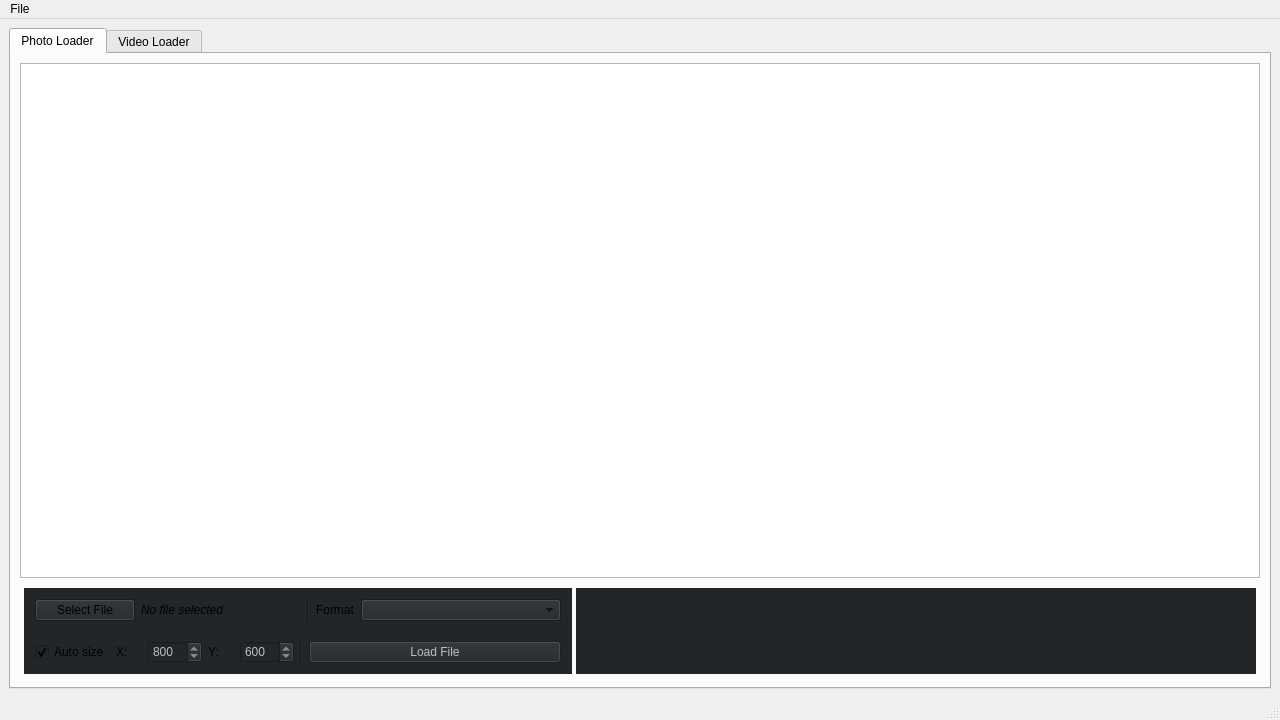
<?xml version="1.0" encoding="UTF-8"?>
<ui version="4.0">
 <class>QtObjectDetector</class>
 <widget class="QMainWindow" name="QtObjectDetector">
  <property name="geometry">
   <rect>
    <x>0</x>
    <y>0</y>
    <width>1280</width>
    <height>720</height>
   </rect>
  </property>
  <property name="windowTitle">
   <string>QtObjectDetector</string>
  </property>
  <widget class="QWidget" name="centralwidget">
   <layout class="QGridLayout" name="gridLayout_2">
    <item row="0" column="0">
     <layout class="QGridLayout" name="gridLayout">
      <item row="0" column="0">
       <widget class="QTabWidget" name="tabWidget">
        <property name="currentIndex">
         <number>0</number>
        </property>
        <widget class="QWidget" name="tab_PhotoLoader">
         <attribute name="title">
          <string>Photo Loader</string>
         </attribute>
         <layout class="QGridLayout" name="gridLayout_3">
          <item row="1" column="0">
           <widget class="QWidget" name="widget" native="true">
            <layout class="QGridLayout" name="gridLayout_5">
             <property name="leftMargin">
              <number>4</number>
             </property>
             <property name="topMargin">
              <number>4</number>
             </property>
             <property name="rightMargin">
              <number>4</number>
             </property>
             <property name="bottomMargin">
              <number>4</number>
             </property>
             <property name="spacing">
              <number>4</number>
             </property>
             <item row="0" column="1">
              <widget class="QWidget" name="widget_6" native="true">
               <property name="styleSheet">
                <string notr="true">background-color: rgb(35, 38, 41);</string>
               </property>
               <layout class="QVBoxLayout" name="verticalLayout_2">
                <property name="spacing">
                 <number>2</number>
                </property>
                <property name="leftMargin">
                 <number>2</number>
                </property>
                <property name="topMargin">
                 <number>2</number>
                </property>
                <property name="rightMargin">
                 <number>2</number>
                </property>
                <property name="bottomMargin">
                 <number>2</number>
                </property>
                <item>
                 <widget class="QWidget" name="widget_7" native="true">
                  <layout class="QHBoxLayout" name="horizontalLayout_3">
                   <item>
                    <spacer name="horizontalSpacer_3">
                     <property name="orientation">
                      <enum>Qt::Horizontal</enum>
                     </property>
                     <property name="sizeHint" stdset="0">
                      <size>
                       <width>274</width>
                       <height>20</height>
                      </size>
                     </property>
                    </spacer>
                   </item>
                  </layout>
                 </widget>
                </item>
                <item>
                 <widget class="QWidget" name="widget_8" native="true">
                  <layout class="QHBoxLayout" name="horizontalLayout_4">
                   <item>
                    <spacer name="horizontalSpacer_4">
                     <property name="orientation">
                      <enum>Qt::Horizontal</enum>
                     </property>
                     <property name="sizeHint" stdset="0">
                      <size>
                       <width>274</width>
                       <height>20</height>
                      </size>
                     </property>
                    </spacer>
                   </item>
                  </layout>
                 </widget>
                </item>
               </layout>
              </widget>
             </item>
             <item row="0" column="0">
              <widget class="QWidget" name="widget_5" native="true">
               <property name="sizePolicy">
                <sizepolicy hsizetype="Minimum" vsizetype="Minimum">
                 <horstretch>0</horstretch>
                 <verstretch>0</verstretch>
                </sizepolicy>
               </property>
               <property name="styleSheet">
                <string notr="true">background-color: rgb(35, 38, 41);</string>
               </property>
               <layout class="QVBoxLayout" name="verticalLayout">
                <property name="spacing">
                 <number>2</number>
                </property>
                <property name="leftMargin">
                 <number>2</number>
                </property>
                <property name="topMargin">
                 <number>2</number>
                </property>
                <property name="rightMargin">
                 <number>2</number>
                </property>
                <property name="bottomMargin">
                 <number>2</number>
                </property>
                <item>
                 <widget class="QWidget" name="widget_2" native="true">
                  <layout class="QHBoxLayout" name="horizontalLayout">
                   <item>
                    <widget class="QPushButton" name="selectFileButton">
                     <property name="sizePolicy">
                      <sizepolicy hsizetype="Minimum" vsizetype="Fixed">
                       <horstretch>0</horstretch>
                       <verstretch>0</verstretch>
                      </sizepolicy>
                     </property>
                     <property name="minimumSize">
                      <size>
                       <width>100</width>
                       <height>0</height>
                      </size>
                     </property>
                     <property name="text">
                      <string>Select File</string>
                     </property>
                    </widget>
                   </item>
                   <item>
                    <widget class="QLabel" name="fileNameLabel">
                     <property name="sizePolicy">
                      <sizepolicy hsizetype="Minimum" vsizetype="Preferred">
                       <horstretch>0</horstretch>
                       <verstretch>0</verstretch>
                      </sizepolicy>
                     </property>
                     <property name="minimumSize">
                      <size>
                       <width>160</width>
                       <height>0</height>
                      </size>
                     </property>
                     <property name="maximumSize">
                      <size>
                       <width>160</width>
                       <height>16777215</height>
                      </size>
                     </property>
                     <property name="font">
                      <font>
                       <italic>true</italic>
                      </font>
                     </property>
                     <property name="text">
                      <string>No file selected</string>
                     </property>
                    </widget>
                   </item>
                   <item>
                    <widget class="Line" name="line">
                     <property name="orientation">
                      <enum>Qt::Vertical</enum>
                     </property>
                    </widget>
                   </item>
                   <item>
                    <widget class="QLabel" name="label_2">
                     <property name="text">
                      <string>Format</string>
                     </property>
                    </widget>
                   </item>
                   <item>
                    <widget class="QComboBox" name="formatListComboBox">
                     <property name="sizePolicy">
                      <sizepolicy hsizetype="Minimum" vsizetype="Fixed">
                       <horstretch>0</horstretch>
                       <verstretch>0</verstretch>
                      </sizepolicy>
                     </property>
                     <property name="minimumSize">
                      <size>
                       <width>200</width>
                       <height>0</height>
                      </size>
                     </property>
                    </widget>
                   </item>
                  </layout>
                 </widget>
                </item>
                <item>
                 <widget class="QWidget" name="widget_4" native="true">
                  <layout class="QHBoxLayout" name="horizontalLayout_2">
                   <item>
                    <widget class="QCheckBox" name="autoSizeCheckBox">
                     <property name="text">
                      <string>Auto size</string>
                     </property>
                     <property name="checked">
                      <bool>true</bool>
                     </property>
                    </widget>
                   </item>
                   <item>
                    <widget class="QLabel" name="label_3">
                     <property name="text">
                      <string>X:</string>
                     </property>
                    </widget>
                   </item>
                   <item>
                    <widget class="QSpinBox" name="xSpinBox">
                     <property name="enabled">
                      <bool>false</bool>
                     </property>
                     <property name="sizePolicy">
                      <sizepolicy hsizetype="Minimum" vsizetype="Fixed">
                       <horstretch>0</horstretch>
                       <verstretch>0</verstretch>
                      </sizepolicy>
                     </property>
                     <property name="maximum">
                      <number>9999</number>
                     </property>
                     <property name="value">
                      <number>800</number>
                     </property>
                    </widget>
                   </item>
                   <item>
                    <widget class="QLabel" name="label_4">
                     <property name="text">
                      <string>Y:</string>
                     </property>
                    </widget>
                   </item>
                   <item>
                    <widget class="QSpinBox" name="ySpinBox">
                     <property name="enabled">
                      <bool>false</bool>
                     </property>
                     <property name="sizePolicy">
                      <sizepolicy hsizetype="Minimum" vsizetype="Fixed">
                       <horstretch>0</horstretch>
                       <verstretch>0</verstretch>
                      </sizepolicy>
                     </property>
                     <property name="maximum">
                      <number>9999</number>
                     </property>
                     <property name="value">
                      <number>600</number>
                     </property>
                    </widget>
                   </item>
                   <item>
                    <widget class="Line" name="line_2">
                     <property name="orientation">
                      <enum>Qt::Vertical</enum>
                     </property>
                    </widget>
                   </item>
                   <item>
                    <widget class="QPushButton" name="loadFilePushButton">
                     <property name="enabled">
                      <bool>false</bool>
                     </property>
                     <property name="sizePolicy">
                      <sizepolicy hsizetype="Minimum" vsizetype="Fixed">
                       <horstretch>0</horstretch>
                       <verstretch>0</verstretch>
                      </sizepolicy>
                     </property>
                     <property name="minimumSize">
                      <size>
                       <width>252</width>
                       <height>0</height>
                      </size>
                     </property>
                     <property name="text">
                      <string>Load File</string>
                     </property>
                    </widget>
                   </item>
                  </layout>
                 </widget>
                </item>
               </layout>
              </widget>
             </item>
            </layout>
           </widget>
          </item>
          <item row="0" column="0">
           <widget class="QGraphicsView" name="graphicsView_PhotoLoader">
            <property name="font">
             <font>
              <italic>true</italic>
             </font>
            </property>
           </widget>
          </item>
         </layout>
        </widget>
        <widget class="QWidget" name="tab_VideoLoader">
         <attribute name="title">
          <string>Video Loader</string>
         </attribute>
         <layout class="QGridLayout" name="gridLayout_4">
          <item row="0" column="0">
           <widget class="QGraphicsView" name="graphicsView_VideoLoader">
            <property name="enabled">
             <bool>true</bool>
            </property>
           </widget>
          </item>
          <item row="1" column="0">
           <widget class="QWidget" name="widget_3" native="true">
            <layout class="QGridLayout" name="gridLayout_6">
             <item row="0" column="0">
              <widget class="QWidget" name="widget_9" native="true">
               <property name="sizePolicy">
                <sizepolicy hsizetype="Minimum" vsizetype="Minimum">
                 <horstretch>0</horstretch>
                 <verstretch>0</verstretch>
                </sizepolicy>
               </property>
               <property name="styleSheet">
                <string notr="true">background-color: rgb(35, 38, 41);</string>
               </property>
               <layout class="QVBoxLayout" name="verticalLayout_3">
                <property name="spacing">
                 <number>2</number>
                </property>
                <property name="leftMargin">
                 <number>2</number>
                </property>
                <property name="topMargin">
                 <number>2</number>
                </property>
                <property name="rightMargin">
                 <number>2</number>
                </property>
                <property name="bottomMargin">
                 <number>2</number>
                </property>
                <item>
                 <widget class="QWidget" name="widget_10" native="true">
                  <layout class="QHBoxLayout" name="horizontalLayout_5">
                   <item>
                    <widget class="QPushButton" name="pushButton_SelectVideo">
                     <property name="sizePolicy">
                      <sizepolicy hsizetype="Minimum" vsizetype="Fixed">
                       <horstretch>0</horstretch>
                       <verstretch>0</verstretch>
                      </sizepolicy>
                     </property>
                     <property name="minimumSize">
                      <size>
                       <width>100</width>
                       <height>0</height>
                      </size>
                     </property>
                     <property name="text">
                      <string>Select Video</string>
                     </property>
                    </widget>
                   </item>
                   <item>
                    <widget class="QLabel" name="label_videoName">
                     <property name="sizePolicy">
                      <sizepolicy hsizetype="Minimum" vsizetype="Preferred">
                       <horstretch>0</horstretch>
                       <verstretch>0</verstretch>
                      </sizepolicy>
                     </property>
                     <property name="minimumSize">
                      <size>
                       <width>160</width>
                       <height>0</height>
                      </size>
                     </property>
                     <property name="maximumSize">
                      <size>
                       <width>160</width>
                       <height>16777215</height>
                      </size>
                     </property>
                     <property name="font">
                      <font>
                       <italic>true</italic>
                      </font>
                     </property>
                     <property name="text">
                      <string>No file selected</string>
                     </property>
                    </widget>
                   </item>
                   <item>
                    <widget class="Line" name="line_3">
                     <property name="orientation">
                      <enum>Qt::Vertical</enum>
                     </property>
                    </widget>
                   </item>
                   <item>
                    <widget class="QLabel" name="label_5">
                     <property name="text">
                      <string>Format</string>
                     </property>
                    </widget>
                   </item>
                   <item>
                    <widget class="QComboBox" name="formatListComboBox_2">
                     <property name="sizePolicy">
                      <sizepolicy hsizetype="Minimum" vsizetype="Fixed">
                       <horstretch>0</horstretch>
                       <verstretch>0</verstretch>
                      </sizepolicy>
                     </property>
                     <property name="minimumSize">
                      <size>
                       <width>200</width>
                       <height>0</height>
                      </size>
                     </property>
                    </widget>
                   </item>
                   <item>
                    <widget class="QPushButton" name="pushButton_LoadVideo">
                     <property name="enabled">
                      <bool>false</bool>
                     </property>
                     <property name="text">
                      <string>Load Video</string>
                     </property>
                    </widget>
                   </item>
                  </layout>
                 </widget>
                </item>
                <item>
                 <widget class="QWidget" name="widget_11" native="true">
                  <layout class="QHBoxLayout" name="horizontalLayout_6">
                   <item>
                    <widget class="QCheckBox" name="checkBox_LiveCamera">
                     <property name="enabled">
                      <bool>false</bool>
                     </property>
                     <property name="text">
                      <string>Live Camera</string>
                     </property>
                     <property name="checked">
                      <bool>false</bool>
                     </property>
                    </widget>
                   </item>
                   <item>
                    <widget class="QLabel" name="label_6">
                     <property name="text">
                      <string>Select Camera</string>
                     </property>
                    </widget>
                   </item>
                   <item>
                    <widget class="QComboBox" name="comboBox_LiveCamera">
                     <property name="enabled">
                      <bool>false</bool>
                     </property>
                    </widget>
                   </item>
                   <item>
                    <widget class="QLabel" name="label">
                     <property name="text">
                      <string>Resolution</string>
                     </property>
                    </widget>
                   </item>
                   <item>
                    <widget class="QLabel" name="label_7">
                     <property name="layoutDirection">
                      <enum>Qt::LeftToRight</enum>
                     </property>
                     <property name="text">
                      <string>X:</string>
                     </property>
                    </widget>
                   </item>
                   <item>
                    <widget class="QSpinBox" name="spinBox_CameraXResolution">
                     <property name="minimum">
                      <number>319</number>
                     </property>
                     <property name="maximum">
                      <number>4096</number>
                     </property>
                     <property name="value">
                      <number>640</number>
                     </property>
                    </widget>
                   </item>
                   <item>
                    <widget class="QLabel" name="label_8">
                     <property name="text">
                      <string>Y:</string>
                     </property>
                    </widget>
                   </item>
                   <item>
                    <widget class="QSpinBox" name="spinBox_CameraYResolution">
                     <property name="minimum">
                      <number>240</number>
                     </property>
                     <property name="maximum">
                      <number>2048</number>
                     </property>
                     <property name="value">
                      <number>480</number>
                     </property>
                    </widget>
                   </item>
                   <item>
                    <widget class="Line" name="line_4">
                     <property name="orientation">
                      <enum>Qt::Vertical</enum>
                     </property>
                    </widget>
                   </item>
                   <item>
                    <widget class="QPushButton" name="pushButton_StartCamera">
                     <property name="enabled">
                      <bool>false</bool>
                     </property>
                     <property name="sizePolicy">
                      <sizepolicy hsizetype="Minimum" vsizetype="Fixed">
                       <horstretch>0</horstretch>
                       <verstretch>0</verstretch>
                      </sizepolicy>
                     </property>
                     <property name="minimumSize">
                      <size>
                       <width>252</width>
                       <height>0</height>
                      </size>
                     </property>
                     <property name="text">
                      <string>Start Camera</string>
                     </property>
                    </widget>
                   </item>
                  </layout>
                 </widget>
                </item>
               </layout>
              </widget>
             </item>
            </layout>
           </widget>
          </item>
         </layout>
        </widget>
       </widget>
      </item>
     </layout>
    </item>
   </layout>
  </widget>
  <widget class="QMenuBar" name="menubar">
   <property name="geometry">
    <rect>
     <x>0</x>
     <y>0</y>
     <width>1280</width>
     <height>30</height>
    </rect>
   </property>
   <widget class="QMenu" name="menuTest">
    <property name="title">
     <string>File</string>
    </property>
   </widget>
   <addaction name="menuTest"/>
  </widget>
  <widget class="QStatusBar" name="statusbar"/>
 </widget>
 <resources/>
 <connections/>
</ui>
